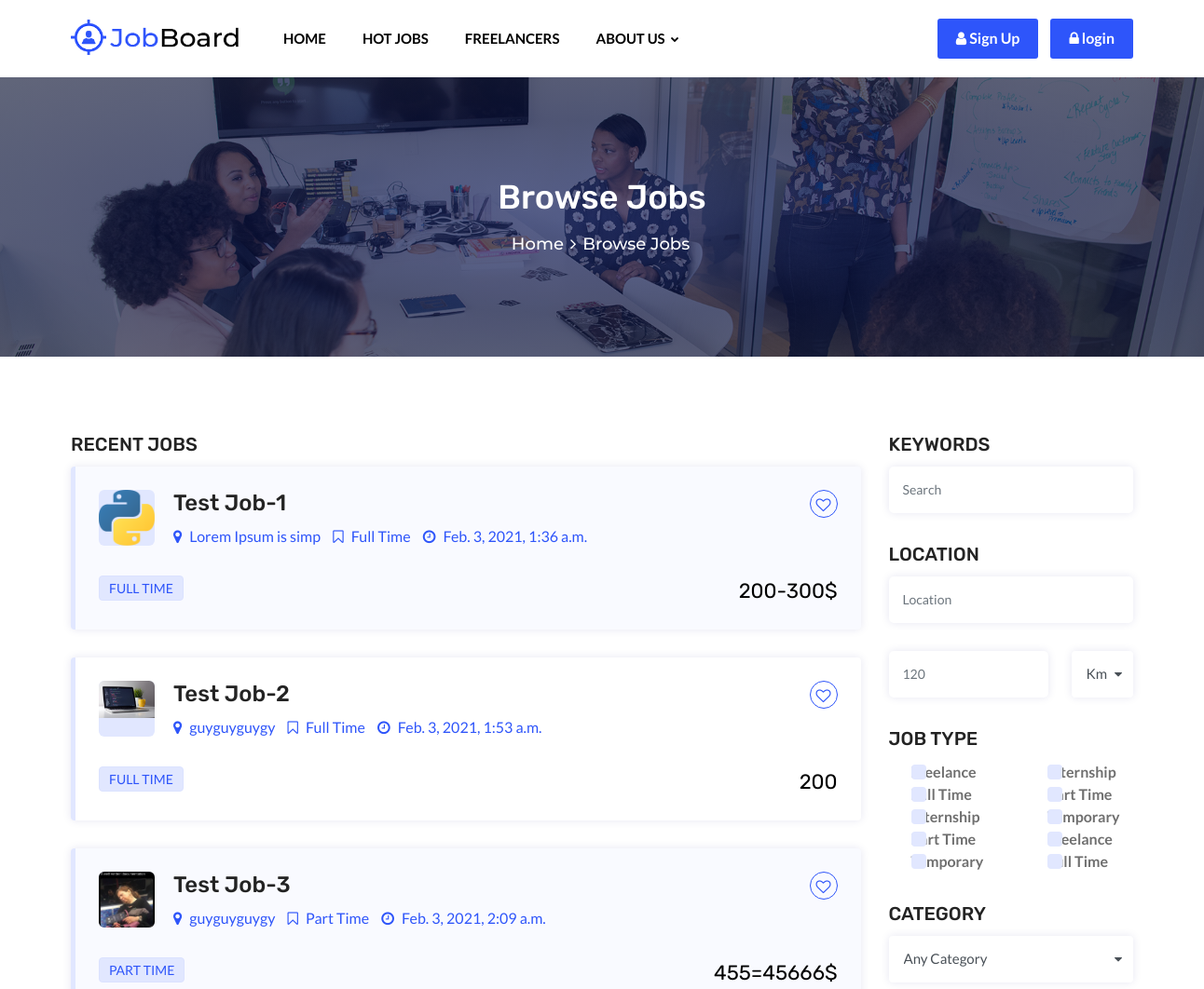
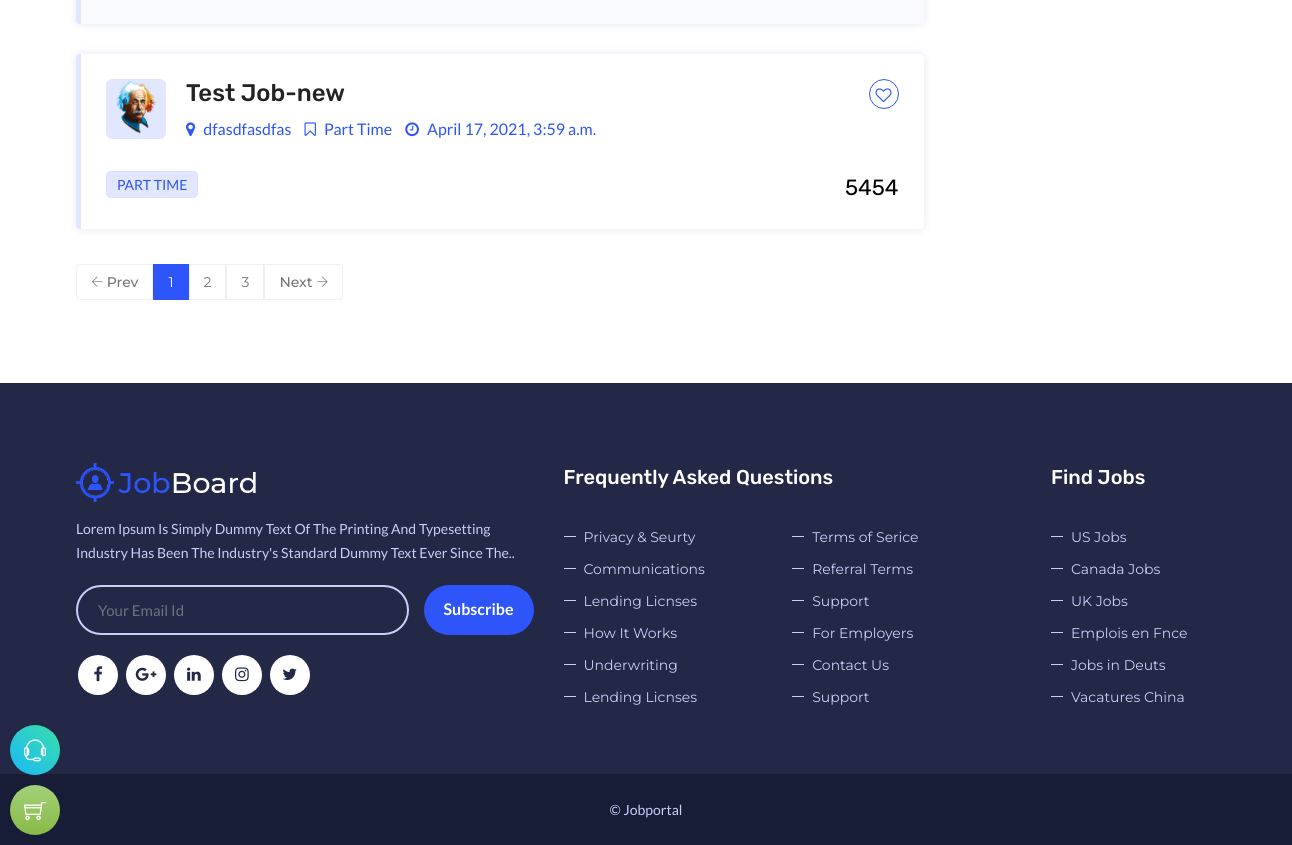
Screenshot of /jobs/ with the database file from the repository (2 pictures, top to bottom).
### mainapp/models.py (models this page shows, shortened)
class jobpost(models.Model):
    TYPE=(
        ('Full Time','Full Time'),
        ('Part Time','Part Time'),
        )
    job_provider = models.ForeignKey(User, on_delete=models.CASCADE,null=True, blank=True,related_name='author')
    job_title = models.CharField(max_length=200)
    slug = models.SlugField(max_length=100,default=job_title)
    job_category = models.ManyToManyField(Job_categories)
    job_type = models.CharField(max_length=100, choices=TYPE)
    Job_introduction = models.CharField(max_length=500)
    Job_thumbnail = models.ImageField(upload_to ='media/images', null=True, blank=True)
    Job_description = models.TextField(max_length=3000)
    Job_requirement = models.TextField(max_length=3000)
    Job_salary_range = models.TextField(max_length=100)
    Job_Location = models.CharField(max_length=1000, null=True)
    Year_of_experience = models.IntegerField()
    job_created = models.DateTimeField(default=now)
    job_deadline = models.DateTimeField(default=None, null=True)
    Candidates = models.ManyToManyField(User, null=True,blank=True)
    how_to_apply =  models.TextField(max_length=100, null=True, blank=True)
    def slug(self):
        return slugify(self.job_title)

### mainapp/views.py (the view)
# urls.py: path('jobs/', views.jobs.as_view(), name="jobs"),
class jobs(ListView):
    template_name = 'browse-job.html'
    model = jobpost
    context_object_name = 'jobposts'

### mainapp/templates/browse-job.html (shortened to what this page needs)
{% extends 'base.html' %}
{% load static %}
{% block content%}
    <div class="page-content bg-white">
        <div class="dez-bnr-inr overlay-black-middle" style="background-image:url( {% static 'images/banner/bnr1.jpg' %});">
            <div class="container">
                <div class="dez-bnr-inr-entry">
                    <h1 class="text-white">Browse Jobs</h1>
					<div class="breadcrumb-row">
						<ul class="list-inline">
							<li><a href="#">Home</a></li>
							<li>Browse Jobs</li>
						</ul>
					</div>
                </div>
            </div>
        </div>
        <div class="content-block">
			<div class="section-full bg-white browse-job content-inner-2">
				<div class="container">
					<div class="row">
						<div class="col-xl-9 col-lg-8">
							<h5 class="widget-title font-weight-700 text-uppercase">Recent Jobs</h5>
							<ul class="post-job-bx">
							{% for p in jobposts %}
								<li>
									<a href="{% url 'jobdetail' p.id %}">
										<div class="d-flex m-b30">
											<div class="job-post-company">
												<span><img src="{{p.Job_thumbnail.url}}"/></span>
											</div>
											<div class="job-post-info">
												<h4>{{p.job_title}}</h4>
												<ul>
													<li><i class="fa fa-map-marker"></i> {{p.Job_Location}}</li>
													<li><i class="fa fa-bookmark-o"></i> {{p.job_type}}</li>
													<li><i class="fa fa-clock-o"></i> {{ p.job_created }}</li>
												</ul>
											</div>
										</div>
										<div class="d-flex">
											<div class="job-time mr-auto">
												<span>{{p.job_type}}</span>
											</div>
											<div class="salary-bx">
												<span>{{p.Job_salary_range}}</span>
											</div>
										</div>
										<span class="post-like fa fa-heart-o"></span>
									</a>
								</li>
								{%endfor%}
							</ul>
							<div class="pagination-bx m-t30">
								<ul class="pagination">
									<li class="previous"><a href="#"><i class="ti-arrow-left"></i> Prev</a></li>
									<li class="active"><a href="#">1</a></li>
									<li><a href="#">2</a></li>
									<li><a href="#">3</a></li>
									<li class="next"><a href="#">Next <i class="ti-arrow-right"></i></a></li>
								</ul>
							</div>
						</div>
						<div class="col-xl-3 col-lg-4">
							<div class="sticky-top">
								<div class="clearfix m-b30">
									<h5 class="widget-title font-weight-700 text-uppercase">Keywords</h5>
									<div class="">
										<input type="text" class="form-control" placeholder="Search">
									</div>
								</div>
								<div class="clearfix m-b10">
									<h5 class="widget-title font-weight-700 m-t0 text-uppercase">Location</h5>
									<input type="text" class="form-control m-b30" placeholder="Location">
									<div class="input-group m-b20">
										<input type="text" class="form-control" placeholder="120">
										<select>
											<option>Km</option>
										</select>
									</div>
								</div>
								<div class="clearfix m-b30">
									<h5 class="widget-title font-weight-700 text-uppercase">Job type</h5>
									<div class="row">
										<div class="col-lg-6 col-md-6 col-sm-6 col-6">
											<div class="product-brand">
												<div class="custom-control custom-checkbox">
													<label class="custom-control-label" for="check1">Freelance</label>
												</div>
												<div class="custom-control custom-checkbox">
													<label class="custom-control-label" for="check2">Full Time</label>
												</div>
												<div class="custom-control custom-checkbox">
													<label class="custom-control-label" for="check3">Internship</label>
												</div>
												<div class="custom-control custom-checkbox">
													<label class="custom-control-label" for="check4">Part Time</label>
												</div>
												<div class="custom-control custom-checkbox">
													<label class="custom-control-label" for="check5">Temporary</label>
												</div>
											</div>
										</div>
										<div class="col-lg-6 col-md-6 col-sm-6 col-6">
											<div class="product-brand">
												<div class="custom-control custom-checkbox">
													<label class="custom-control-label" for="check8">Internship</label>
												</div>
												<div class="custom-control custom-checkbox">
													<label class="custom-control-label" for="check9">Part Time</label>
												</div>
												<div class="custom-control custom-checkbox">
													<label class="custom-control-label" for="check10">Temporary</label>
												</div>
												<div class="custom-control custom-checkbox">
													<label class="custom-control-label" for="check6">Freelance</label>
												</div>
												<div class="custom-control custom-checkbox">
													<label class="custom-control-label" for="check7">Full Time</label>
												</div>
											</div>
										</div>
									</div>
								</div>
								<div class="clearfix">
									<h5 class="widget-title font-weight-700 text-uppercase">Category</h5>
									<select>
										<option>Any Category</option>
									</select>
								</div>
							</div>
						</div>
					</div>
				</div>
			</div>
		</div>
    </div>
	{% endblock %}

### mainapp/static/css/templete.css (style rules this page uses)
.job-search-form .form-control::-moz-placeholder, .browse-job .form-control, .submit-resume .form-control { font-size: 16px; font-family: roboto; }
.browse-job .widget-title { margin-bottom: 10px; }
.browse-job .form-control, .browse-job .btn.dropdown-toggle.btn-default, .submit-resume .form-control, .submit-resume .btn.dropdown-toggle.btn-default { background-color: #fff !important; border:0 !important; box-shadow: 0 0 10px 0 rgba(0,24,128,0.1) !important; }
.custom-control-label:before { background-color: #e1e7ff; }
.browse-job .form-control { height: 50px; border-radius: 5px!important; margin-right: 25px; }
.post-job-bx { margin:0; padding:0; list-style:none; }
.post-job-bx, .post-job-bx li, .post-job-bx ul { list-style:none; margin:0; padding:0; }
.post-job-bx ul li { display:inline-block; margin-right:10px; color: #2e55fa; }
.post-job-bx ul li i { margin-right:5px; }
.post-job-bx a { padding:25px; background-color:#fff; border-left: 5px solid #e1e7ff; border-radius:4px; box-shadow: 0 0 10px 0 rgba(0,24,128,0.1); display: block; position:relative; }
.post-job-bx > li { margin-bottom:30px; }
.post-job-bx > li:last-child { margin-bottom:0; }
.post-job-bx > li:nth-of-type(2n+1) a { background-color:#f9faff; }
.job-post-company span { display: block; width: 60px; height: 60px; border-radius: 6px; background-color: #e1e7ff; text-align: center; overflow: hidden; }
.job-post-company { margin-right:20px; }
.post-job-bx h4 { margin-bottom:10px; }
.salary-bx span { color:#000; font-family:rubik; font-size:22px; }
.job-time span { text-transform: uppercase; border: 1px solid #dbe2ff; border-radius: 4px; background-color: #e1e7ff; display: block; font-size: 14px; padding: 2px 10px; color: #2e55fa; display: inline-block; text-align: center; }
.post-like { width: 30px; height: 30px; border-radius: 30px; border: 1px solid #2e55fa; line-height: 30px; text-align: center; color: #2e55fa; position: absolute; top: 25px; right: 25px; }
.pagination-bx .previous a { border-radius: 4px 0px 0px 4px !important; }
.pagination-bx .next a { border-radius: 0px 4px 4px 0px !important; }

### rows the page displays
jobpost: Job_thumbnail (picture), job_title "Test Job-1", Job_Location "Lorem Ipsum is simp", job_type "Full Time", job_created "Feb. 3, 2021, 1:36 a.m.", job_type "FULL TIME", Job_salary_range "200-300$"
jobpost: Job_thumbnail (picture), job_title "Test Job-2", Job_Location "guyguyguygy", job_type "Full Time", job_created "Feb. 3, 2021, 1:53 a.m.", job_type "FULL TIME", Job_salary_range "200"
jobpost: Job_thumbnail (picture), job_title "Test Job-3", Job_Location "guyguyguygy", job_type "Part Time", job_created "Feb. 3, 2021, 2:09 a.m.", job_type "PART TIME", Job_salary_range "455=45666$"
jobpost: Job_thumbnail (picture), job_title "Test Job-new", Job_Location "dfasdfasdfas", job_type "Part Time", job_created "April 17, 2021, 3:59 a.m.", job_type "PART TIME", Job_salary_range "5454"
